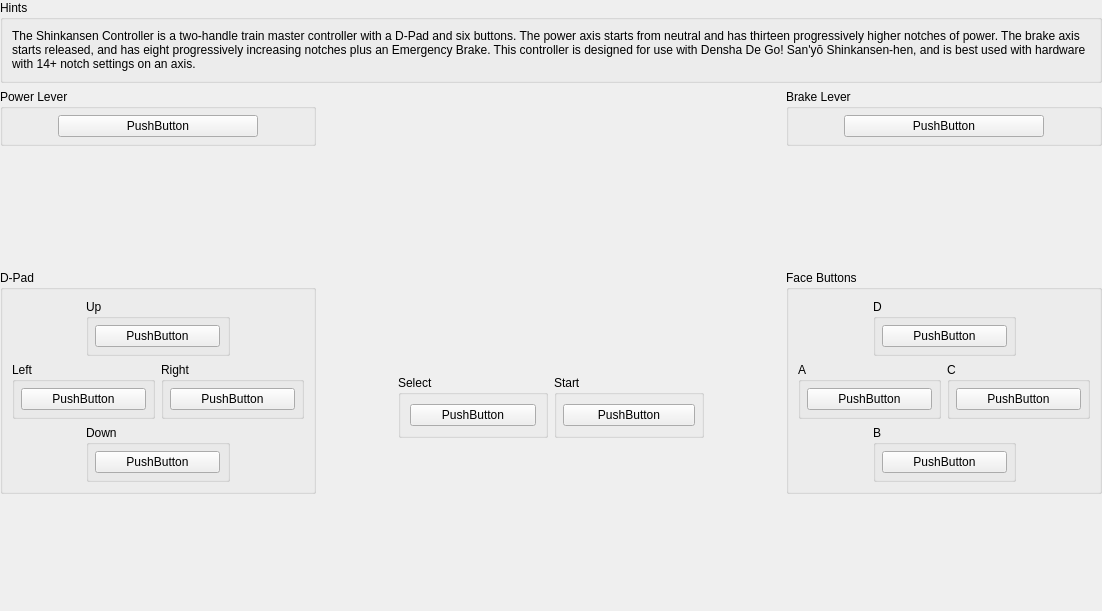
<?xml version="1.0" encoding="UTF-8"?>
<ui version="4.0">
 <class>USBBindingWidget_ShinkansenCon</class>
 <widget class="QWidget" name="USBBindingWidget_ShinkansenCon">
  <property name="geometry">
   <rect>
    <x>0</x>
    <y>0</y>
    <width>1102</width>
    <height>611</height>
   </rect>
  </property>
  <property name="sizePolicy">
   <sizepolicy hsizetype="Expanding" vsizetype="Preferred">
    <horstretch>0</horstretch>
    <verstretch>0</verstretch>
   </sizepolicy>
  </property>
  <layout class="QGridLayout" name="gridLayout_6">
   <property name="leftMargin">
    <number>0</number>
   </property>
   <property name="topMargin">
    <number>0</number>
   </property>
   <property name="rightMargin">
    <number>0</number>
   </property>
   <property name="bottomMargin">
    <number>0</number>
   </property>
   <item row="0" column="0" colspan="3">
    <layout class="QHBoxLayout" name="horizontalLayout_6" stretch="1">
     <item>
      <widget class="QGroupBox" name="groupBox_6">
       <property name="title">
        <string>Hints</string>
       </property>
       <layout class="QHBoxLayout" name="horizontalLayout_5">
        <item>
         <widget class="QLabel" name="label_2">
          <property name="text">
           <string>The Shinkansen Controller is a two-handle train master controller with a D-Pad and six buttons. The power axis starts from neutral and has thirteen progressively higher notches of power. The brake axis starts released, and has eight progressively increasing notches plus an Emergency Brake. This controller is designed for use with Densha De Go! San'yō Shinkansen-hen, and is best used with hardware with 14+ notch settings on an axis.</string>
          </property>
          <property name="wordWrap">
           <bool>true</bool>
          </property>
         </widget>
        </item>
       </layout>
      </widget>
     </item>
    </layout>
   </item>
   <item row="1" column="0">
    <layout class="QVBoxLayout" name="verticalLayout_3">
     <item>
      <widget class="QGroupBox" name="groupBox_32">
       <property name="title">
        <string>Power Lever</string>
       </property>
       <layout class="QGridLayout" name="gridLayout_31">
        <property name="leftMargin">
         <number>6</number>
        </property>
        <property name="topMargin">
         <number>6</number>
        </property>
        <property name="rightMargin">
         <number>6</number>
        </property>
        <property name="bottomMargin">
         <number>6</number>
        </property>
        <item row="0" column="0">
         <widget class="InputBindingWidget" name="Power">
          <property name="minimumSize">
           <size>
            <width>200</width>
            <height>0</height>
           </size>
          </property>
          <property name="maximumSize">
           <size>
            <width>200</width>
            <height>16777215</height>
           </size>
          </property>
          <property name="text">
           <string notr="true">PushButton</string>
          </property>
         </widget>
        </item>
       </layout>
      </widget>
     </item>
     <item>
      <spacer name="verticalSpacer_2">
       <property name="orientation">
        <enum>Qt::Orientation::Vertical</enum>
       </property>
       <property name="sizeHint" stdset="0">
        <size>
         <width>20</width>
         <height>40</height>
        </size>
       </property>
      </spacer>
     </item>
     <item>
      <widget class="QGroupBox" name="groupBox">
       <property name="title">
        <string>D-Pad</string>
       </property>
       <layout class="QGridLayout" name="gridLayout_5">
        <item row="3" column="1" colspan="2">
         <widget class="QGroupBox" name="groupBox_5">
          <property name="title">
           <string>Down</string>
          </property>
          <layout class="QGridLayout" name="gridLayout_4">
           <property name="leftMargin">
            <number>6</number>
           </property>
           <property name="topMargin">
            <number>6</number>
           </property>
           <property name="rightMargin">
            <number>6</number>
           </property>
           <property name="bottomMargin">
            <number>6</number>
           </property>
           <item row="0" column="0">
            <widget class="InputBindingWidget" name="Down">
             <property name="minimumSize">
              <size>
               <width>125</width>
               <height>0</height>
              </size>
             </property>
             <property name="maximumSize">
              <size>
               <width>125</width>
               <height>16777215</height>
              </size>
             </property>
             <property name="text">
              <string notr="true">PushButton</string>
             </property>
            </widget>
           </item>
          </layout>
         </widget>
        </item>
        <item row="2" column="0" colspan="2">
         <widget class="QGroupBox" name="groupBox_3">
          <property name="title">
           <string>Left</string>
          </property>
          <layout class="QGridLayout" name="gridLayout_2">
           <property name="leftMargin">
            <number>6</number>
           </property>
           <property name="topMargin">
            <number>6</number>
           </property>
           <property name="rightMargin">
            <number>6</number>
           </property>
           <property name="bottomMargin">
            <number>6</number>
           </property>
           <item row="0" column="0">
            <widget class="InputBindingWidget" name="Left">
             <property name="minimumSize">
              <size>
               <width>125</width>
               <height>0</height>
              </size>
             </property>
             <property name="maximumSize">
              <size>
               <width>125</width>
               <height>16777215</height>
              </size>
             </property>
             <property name="text">
              <string notr="true">PushButton</string>
             </property>
            </widget>
           </item>
          </layout>
         </widget>
        </item>
        <item row="0" column="1" colspan="2">
         <widget class="QGroupBox" name="groupBox_2">
          <property name="title">
           <string>Up</string>
          </property>
          <layout class="QGridLayout" name="gridLayout">
           <property name="leftMargin">
            <number>6</number>
           </property>
           <property name="topMargin">
            <number>6</number>
           </property>
           <property name="rightMargin">
            <number>6</number>
           </property>
           <property name="bottomMargin">
            <number>6</number>
           </property>
           <item row="0" column="0">
            <widget class="InputBindingWidget" name="Up">
             <property name="minimumSize">
              <size>
               <width>125</width>
               <height>0</height>
              </size>
             </property>
             <property name="maximumSize">
              <size>
               <width>125</width>
               <height>16777215</height>
              </size>
             </property>
             <property name="text">
              <string notr="true">PushButton</string>
             </property>
            </widget>
           </item>
          </layout>
         </widget>
        </item>
        <item row="2" column="2" colspan="2">
         <widget class="QGroupBox" name="groupBox_4">
          <property name="title">
           <string>Right</string>
          </property>
          <layout class="QGridLayout" name="gridLayout_3">
           <property name="leftMargin">
            <number>6</number>
           </property>
           <property name="topMargin">
            <number>6</number>
           </property>
           <property name="rightMargin">
            <number>6</number>
           </property>
           <property name="bottomMargin">
            <number>6</number>
           </property>
           <item row="0" column="0">
            <widget class="InputBindingWidget" name="Right">
             <property name="minimumSize">
              <size>
               <width>125</width>
               <height>0</height>
              </size>
             </property>
             <property name="maximumSize">
              <size>
               <width>125</width>
               <height>16777215</height>
              </size>
             </property>
             <property name="text">
              <string notr="true">PushButton</string>
             </property>
            </widget>
           </item>
          </layout>
         </widget>
        </item>
       </layout>
      </widget>
     </item>
     <item>
      <spacer name="verticalSpacer_5">
       <property name="orientation">
        <enum>Qt::Orientation::Vertical</enum>
       </property>
       <property name="sizeHint" stdset="0">
        <size>
         <width>20</width>
         <height>0</height>
        </size>
       </property>
      </spacer>
     </item>
    </layout>
   </item>
   <item row="1" column="1">
    <layout class="QVBoxLayout" name="verticalLayout_2">
     <item>
      <layout class="QHBoxLayout" name="horizontalLayout_4">
       <item>
        <spacer name="horizontalSpacer">
         <property name="orientation">
          <enum>Qt::Orientation::Horizontal</enum>
         </property>
         <property name="sizeHint" stdset="0">
          <size>
           <width>40</width>
           <height>20</height>
          </size>
         </property>
        </spacer>
       </item>
       <item>
        <widget class="QLabel" name="label">
         <property name="sizePolicy">
          <sizepolicy hsizetype="Fixed" vsizetype="Fixed">
           <horstretch>0</horstretch>
           <verstretch>0</verstretch>
          </sizepolicy>
         </property>
         <property name="minimumSize">
          <size>
           <width>400</width>
           <height>280</height>
          </size>
         </property>
         <property name="maximumSize">
          <size>
           <width>400</width>
           <height>280</height>
          </size>
         </property>
         <property name="text">
          <string/>
         </property>
         <property name="pixmap">
          <pixmap resource="../resources/resources.qrc">:/images/ShinkansenCon.svg</pixmap>
         </property>
         <property name="scaledContents">
          <bool>true</bool>
         </property>
        </widget>
       </item>
       <item>
        <spacer name="horizontalSpacer_2">
         <property name="orientation">
          <enum>Qt::Orientation::Horizontal</enum>
         </property>
         <property name="sizeHint" stdset="0">
          <size>
           <width>40</width>
           <height>20</height>
          </size>
         </property>
        </spacer>
       </item>
      </layout>
     </item>
     <item>
      <layout class="QHBoxLayout" name="horizontalLayout"/>
     </item>
     <item>
      <layout class="QHBoxLayout" name="horizontalLayout_3">
       <item>
        <spacer name="horizontalSpacer_3">
         <property name="orientation">
          <enum>Qt::Orientation::Horizontal</enum>
         </property>
         <property name="sizeHint" stdset="0">
          <size>
           <width>40</width>
           <height>20</height>
          </size>
         </property>
        </spacer>
       </item>
       <item>
        <widget class="QGroupBox" name="groupBox_35">
         <property name="minimumSize">
          <size>
           <width>150</width>
           <height>0</height>
          </size>
         </property>
         <property name="title">
          <string>Select</string>
         </property>
         <layout class="QGridLayout" name="gridLayout_35">
          <item row="0" column="0">
           <widget class="InputBindingWidget" name="Select">
            <property name="sizePolicy">
             <sizepolicy hsizetype="Expanding" vsizetype="Fixed">
              <horstretch>0</horstretch>
              <verstretch>0</verstretch>
             </sizepolicy>
            </property>
            <property name="maximumSize">
             <size>
              <width>250</width>
              <height>16777215</height>
             </size>
            </property>
            <property name="text">
             <string notr="true">PushButton</string>
            </property>
           </widget>
          </item>
         </layout>
        </widget>
       </item>
       <item>
        <widget class="QGroupBox" name="groupBox_23">
         <property name="minimumSize">
          <size>
           <width>150</width>
           <height>0</height>
          </size>
         </property>
         <property name="title">
          <string>Start</string>
         </property>
         <layout class="QGridLayout" name="gridLayout_23">
          <property name="leftMargin">
           <number>6</number>
          </property>
          <property name="topMargin">
           <number>6</number>
          </property>
          <property name="rightMargin">
           <number>6</number>
          </property>
          <property name="bottomMargin">
           <number>6</number>
          </property>
          <item row="0" column="0">
           <widget class="InputBindingWidget" name="Start">
            <property name="sizePolicy">
             <sizepolicy hsizetype="Expanding" vsizetype="Fixed">
              <horstretch>0</horstretch>
              <verstretch>0</verstretch>
             </sizepolicy>
            </property>
            <property name="maximumSize">
             <size>
              <width>250</width>
              <height>16777215</height>
             </size>
            </property>
            <property name="text">
             <string notr="true">PushButton</string>
            </property>
           </widget>
          </item>
         </layout>
        </widget>
       </item>
       <item>
        <spacer name="horizontalSpacer_4">
         <property name="orientation">
          <enum>Qt::Orientation::Horizontal</enum>
         </property>
         <property name="sizeHint" stdset="0">
          <size>
           <width>40</width>
           <height>20</height>
          </size>
         </property>
        </spacer>
       </item>
      </layout>
     </item>
     <item>
      <spacer name="verticalSpacer">
       <property name="orientation">
        <enum>Qt::Orientation::Vertical</enum>
       </property>
       <property name="sizeHint" stdset="0">
        <size>
         <width>20</width>
         <height>40</height>
        </size>
       </property>
      </spacer>
     </item>
    </layout>
   </item>
   <item row="1" column="2">
    <layout class="QVBoxLayout" name="verticalLayout">
     <item>
      <widget class="QGroupBox" name="groupBox_29">
       <property name="title">
        <string>Brake Lever</string>
       </property>
       <layout class="QGridLayout" name="gridLayout_30">
        <property name="leftMargin">
         <number>6</number>
        </property>
        <property name="topMargin">
         <number>6</number>
        </property>
        <property name="rightMargin">
         <number>6</number>
        </property>
        <property name="bottomMargin">
         <number>6</number>
        </property>
        <item row="0" column="0">
         <widget class="InputBindingWidget" name="Brake">
          <property name="minimumSize">
           <size>
            <width>200</width>
            <height>0</height>
           </size>
          </property>
          <property name="maximumSize">
           <size>
            <width>200</width>
            <height>16777215</height>
           </size>
          </property>
          <property name="text">
           <string notr="true">PushButton</string>
          </property>
         </widget>
        </item>
       </layout>
      </widget>
     </item>
     <item>
      <spacer name="verticalSpacer_7">
       <property name="orientation">
        <enum>Qt::Orientation::Vertical</enum>
       </property>
       <property name="sizeHint" stdset="0">
        <size>
         <width>20</width>
         <height>40</height>
        </size>
       </property>
      </spacer>
     </item>
     <item>
      <widget class="QGroupBox" name="groupBox_16">
       <property name="title">
        <string>Face Buttons</string>
       </property>
       <layout class="QGridLayout" name="gridLayout_16">
        <item row="2" column="2" colspan="2">
         <widget class="QGroupBox" name="groupBox_20">
          <property name="title">
           <string>C</string>
          </property>
          <layout class="QGridLayout" name="gridLayout_20">
           <property name="leftMargin">
            <number>6</number>
           </property>
           <property name="topMargin">
            <number>6</number>
           </property>
           <property name="rightMargin">
            <number>6</number>
           </property>
           <property name="bottomMargin">
            <number>6</number>
           </property>
           <item row="0" column="0">
            <widget class="InputBindingWidget" name="C">
             <property name="minimumSize">
              <size>
               <width>125</width>
               <height>0</height>
              </size>
             </property>
             <property name="maximumSize">
              <size>
               <width>125</width>
               <height>16777215</height>
              </size>
             </property>
             <property name="text">
              <string notr="true">PushButton</string>
             </property>
            </widget>
           </item>
          </layout>
         </widget>
        </item>
        <item row="3" column="1" colspan="2">
         <widget class="QGroupBox" name="groupBox_17">
          <property name="title">
           <string>B</string>
          </property>
          <layout class="QGridLayout" name="gridLayout_17">
           <property name="leftMargin">
            <number>6</number>
           </property>
           <property name="topMargin">
            <number>6</number>
           </property>
           <property name="rightMargin">
            <number>6</number>
           </property>
           <property name="bottomMargin">
            <number>6</number>
           </property>
           <item row="0" column="0">
            <widget class="InputBindingWidget" name="B">
             <property name="minimumSize">
              <size>
               <width>125</width>
               <height>0</height>
              </size>
             </property>
             <property name="maximumSize">
              <size>
               <width>125</width>
               <height>16777215</height>
              </size>
             </property>
             <property name="text">
              <string notr="true">PushButton</string>
             </property>
            </widget>
           </item>
          </layout>
         </widget>
        </item>
        <item row="0" column="1" colspan="2">
         <widget class="QGroupBox" name="groupBox_19">
          <property name="title">
           <string>D</string>
          </property>
          <layout class="QGridLayout" name="gridLayout_19">
           <property name="leftMargin">
            <number>6</number>
           </property>
           <property name="topMargin">
            <number>6</number>
           </property>
           <property name="rightMargin">
            <number>6</number>
           </property>
           <property name="bottomMargin">
            <number>6</number>
           </property>
           <item row="0" column="0">
            <widget class="InputBindingWidget" name="D">
             <property name="minimumSize">
              <size>
               <width>125</width>
               <height>0</height>
              </size>
             </property>
             <property name="maximumSize">
              <size>
               <width>125</width>
               <height>16777215</height>
              </size>
             </property>
             <property name="text">
              <string notr="true">PushButton</string>
             </property>
            </widget>
           </item>
          </layout>
         </widget>
        </item>
        <item row="2" column="0" colspan="2">
         <widget class="QGroupBox" name="groupBox_18">
          <property name="title">
           <string>A</string>
          </property>
          <layout class="QGridLayout" name="gridLayout_18">
           <property name="leftMargin">
            <number>6</number>
           </property>
           <property name="topMargin">
            <number>6</number>
           </property>
           <property name="rightMargin">
            <number>6</number>
           </property>
           <property name="bottomMargin">
            <number>6</number>
           </property>
           <item row="0" column="0">
            <widget class="InputBindingWidget" name="A">
             <property name="minimumSize">
              <size>
               <width>125</width>
               <height>0</height>
              </size>
             </property>
             <property name="maximumSize">
              <size>
               <width>125</width>
               <height>16777215</height>
              </size>
             </property>
             <property name="text">
              <string notr="true">PushButton</string>
             </property>
            </widget>
           </item>
          </layout>
         </widget>
        </item>
       </layout>
      </widget>
     </item>
     <item>
      <spacer name="verticalSpacer_4">
       <property name="orientation">
        <enum>Qt::Orientation::Vertical</enum>
       </property>
       <property name="sizeHint" stdset="0">
        <size>
         <width>20</width>
         <height>0</height>
        </size>
       </property>
      </spacer>
     </item>
    </layout>
   </item>
  </layout>
 </widget>
 <customwidgets>
  <customwidget>
   <class>InputBindingWidget</class>
   <extends>QPushButton</extends>
   <header>Settings/InputBindingWidget.h</header>
  </customwidget>
 </customwidgets>
 <resources>
  <include location="../resources/resources.qrc"/>
 </resources>
 <connections/>
</ui>
